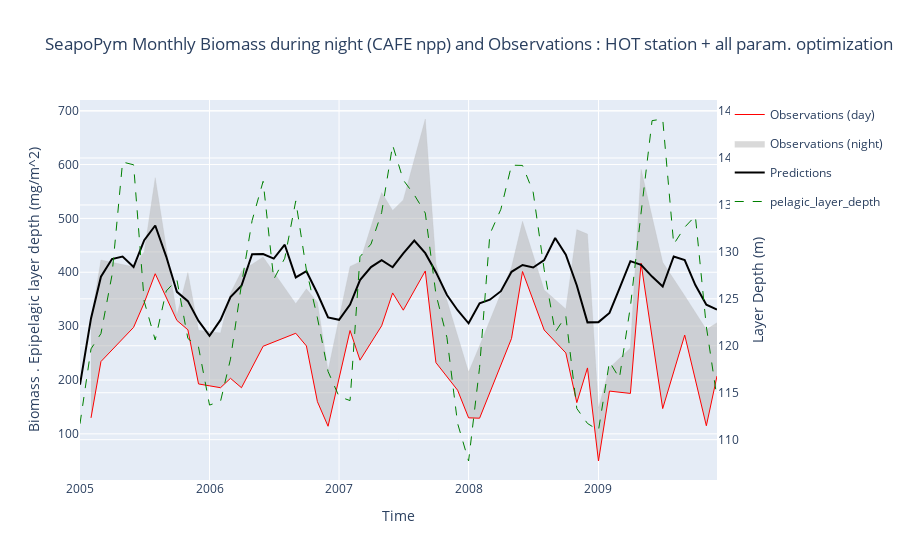

Here is the notebook cell this chart was saved with:
### Code cell
fig = go.Figure(
    layout={
        "title": "SeapoPym Monthly Biomass during night (CAFE npp) and Observations : HOT station + all param. optimization",
        "xaxis": {"title": "Time"},
        "yaxis": {"title": "Biomass . Epipelagic layer depth (mg/m^2)"},
    }
)


fig.add_trace(
    go.Scatter(
        x=monthly_obs_day.index,
        y=monthly_obs_day,
        fill=None,
        mode="lines",
        line={"color": "red", "width": 1},
        name="Observations (day)",
    )
)

fig.add_trace(
    go.Scatter(
        x=monthly_obs_night.index,
        y=monthly_obs_night,
        fill="tonexty",
        mode="lines",
        line={"color": "rgba(180, 180, 180, 0.2)", "width": 1},
        name="Observations (night)",
    )
)
fig.add_trace(
    go.Scatter(
        x=monthly_pred.index,
        y=monthly_pred,
        fill=None,
        mode="lines",
        line={"color": "black"},
        name="Predictions",
    )
)
fig.add_trace(px.line(monthly_layer).data[0])
fig.update_traces(
    yaxis="y2",
    selector={"name": "pelagic_layer_depth"},
    line={"color": "green", "width": 1, "dash": "dash"},
)
fig.update_layout(yaxis2={"title": "Layer Depth (m)", "overlaying": "y", "side": "right"})

fig.show()
